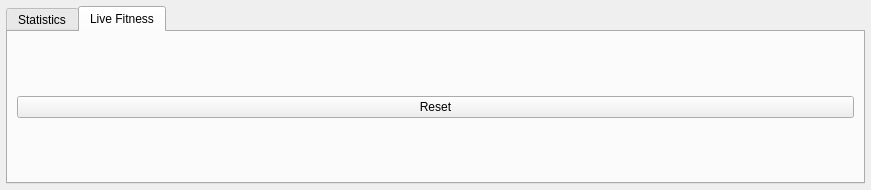
<?xml version="1.0" encoding="UTF-8"?>
<!--
Copyright 2011, 2012 Aurelien Da Campo, Cyprien Huissoud

This file is part of Genecraft-Project.

Genecraft-Project is free software: you can redistribute it and/or modify
it under the terms of the GNU General Public License as published by
the Free Software Foundation, either version 3 of the License, or
(at your option) any later version.

Genecraft-Project is distributed in the hope that it will be useful,
but WITHOUT ANY WARRANTY; without even the implied warranty of
MERCHANTABILITY or FITNESS FOR A PARTICULAR PURPOSE.  See the
GNU General Public License for more details.

You should have received a copy of the GNU General Public License
along with Genecraft-Project.  If not, see <http://www.gnu.org/licenses/>.
-->
<ui version="4.0">
 <class>StatisticsPropertiesController</class>
 <widget class="QWidget" name="StatisticsPropertiesController">
  <property name="geometry">
   <rect>
    <x>0</x>
    <y>0</y>
    <width>871</width>
    <height>190</height>
   </rect>
  </property>
  <property name="windowTitle">
   <string>Form</string>
  </property>
  <layout class="QGridLayout" name="gridLayout">
   <property name="margin">
    <number>6</number>
   </property>
   <item row="0" column="0">
    <widget class="QTabWidget" name="tabWidget">
     <property name="currentIndex">
      <number>1</number>
     </property>
     <widget class="QWidget" name="tab">
      <attribute name="title">
       <string>Statistics</string>
      </attribute>
      <layout class="QGridLayout" name="gridLayout_2">
       <item row="0" column="0">
        <widget class="QPushButton" name="pbResetAllStats">
         <property name="minimumSize">
          <size>
           <width>0</width>
           <height>35</height>
          </size>
         </property>
         <property name="maximumSize">
          <size>
           <width>120</width>
           <height>16777215</height>
          </size>
         </property>
         <property name="text">
          <string>Reset all stats</string>
         </property>
        </widget>
       </item>
       <item row="0" column="1" rowspan="3">
        <widget class="QTreeWidget" name="twStats">
         <column>
          <property name="text">
           <string>Name</string>
          </property>
         </column>
         <column>
          <property name="text">
           <string>Value</string>
          </property>
         </column>
         <column>
          <property name="text">
           <string>Min</string>
          </property>
         </column>
         <column>
          <property name="text">
           <string>Max</string>
          </property>
         </column>
         <column>
          <property name="text">
           <string>Mean</string>
          </property>
         </column>
         <column>
          <property name="text">
           <string>Sum</string>
          </property>
         </column>
         <column>
          <property name="text">
           <string>Unit</string>
          </property>
         </column>
        </widget>
       </item>
       <item row="1" column="0">
        <widget class="QPushButton" name="pbResetSelectedStat">
         <property name="minimumSize">
          <size>
           <width>0</width>
           <height>35</height>
          </size>
         </property>
         <property name="maximumSize">
          <size>
           <width>120</width>
           <height>16777215</height>
          </size>
         </property>
         <property name="text">
          <string>Reset select stat</string>
         </property>
        </widget>
       </item>
      </layout>
     </widget>
     <widget class="QWidget" name="tab_2">
      <attribute name="title">
       <string>Live Fitness</string>
      </attribute>
      <layout class="QHBoxLayout" name="horizontalLayout">
       <item>
        <widget class="QPushButton" name="pushButton">
         <property name="text">
          <string>Reset</string>
         </property>
        </widget>
       </item>
      </layout>
     </widget>
    </widget>
   </item>
  </layout>
 </widget>
 <resources/>
 <connections/>
</ui>
